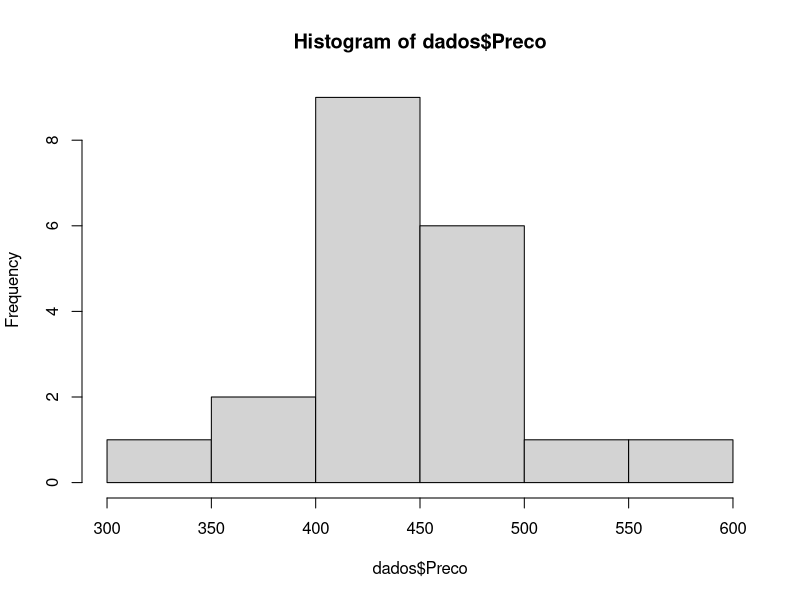
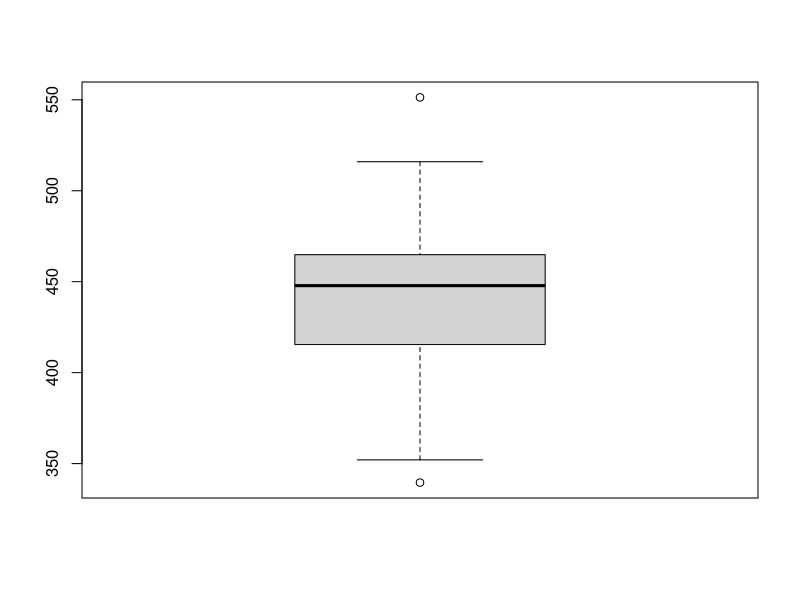
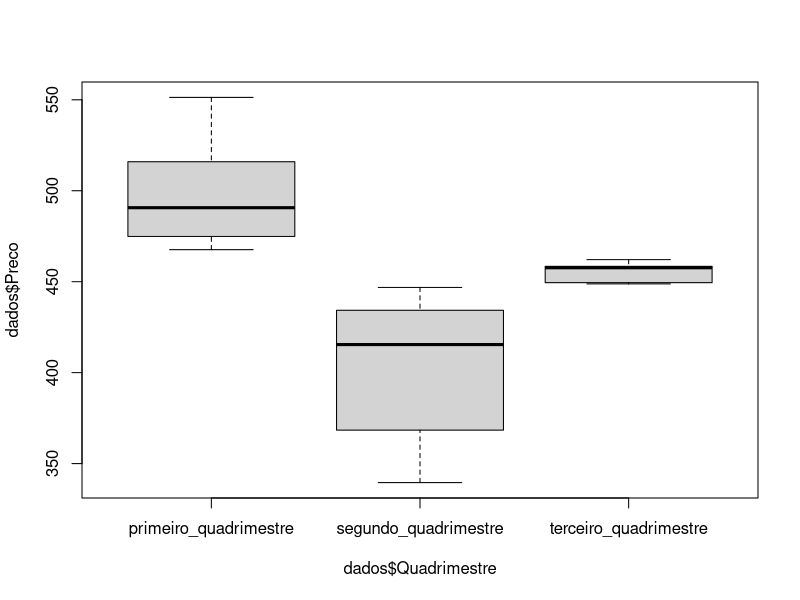
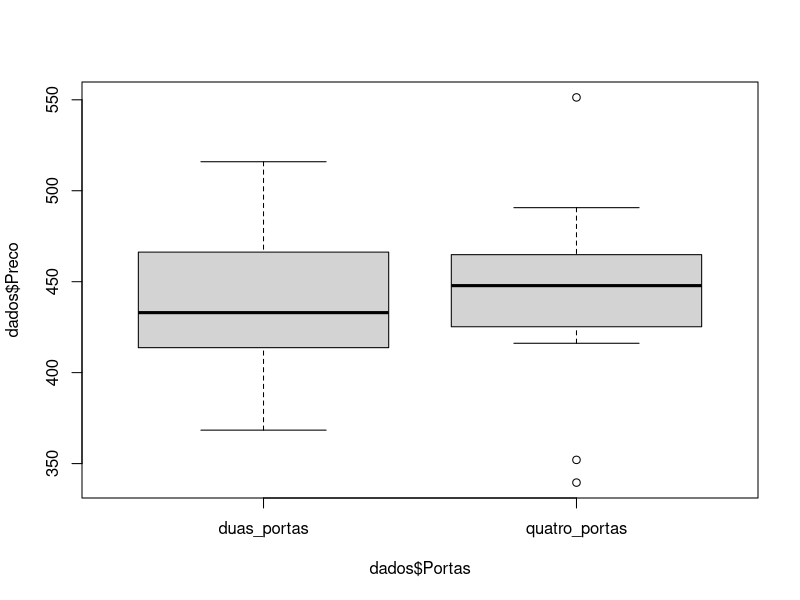

Source code (R) for these figures, in order: (Note: this script raises an error after producing the figures.)
############################################################################################################
###########         Trabalho Pratico - AED         #####################################
#############          IGTI - Professor Mairon Chaves             #################################
############################################################################################################


#Forma o conjunto de dados historico contendo vinte locacoes sorteadas aleatoriamente do banco de dados e a armazena
#em um data frame chamado dados

dados <- data.frame(
  Preco = c(368.384514890573, 446.850186825816, 
            414.72765691978, 434.291090918223, 436.652686535348, 457.65797344255, 
            490.694346597566, 474.881781399868, 458.462395897205, 412.719412673294, 
            448.799032112411, 352.040747235864, 449.461858221104, 416.150953927119, 
            416.499426750268, 551.315803331779, 462.126789471159, 515.957335395508, 
            467.598697162974, 339.548470369391), 
  Portas = c("duas_portas", "quatro_portas", "duas_portas", "quatro_portas", "quatro_portas", 
             "duas_portas", "quatro_portas", "duas_portas", "quatro_portas", 
             "duas_portas", "quatro_portas", "quatro_portas", "duas_portas", 
             "quatro_portas", "duas_portas", "quatro_portas", "quatro_portas", 
             "duas_portas", "quatro_portas", "quatro_portas"),
  Ar_Condicionado = c("sem_ar_condicionado",  "com_ar_condicionado", "com_ar_condicionado", "com_ar_condicionado", 
                      "com_ar_condicionado", "com_ar_condicionado", "com_ar_condicionado", 
                      "com_ar_condicionado", "com_ar_condicionado", "com_ar_condicionado", 
                      "com_ar_condicionado", "sem_ar_condicionado", "com_ar_condicionado", 
                      "com_ar_condicionado", "com_ar_condicionado", "com_ar_condicionado", 
                      "com_ar_condicionado", "com_ar_condicionado", "com_ar_condicionado", 
                      "sem_ar_condicionado"),
  Quadrimestre = c("segundo_quadrimestre","segundo_quadrimestre", "segundo_quadrimestre", "segundo_quadrimestre", 
                   "segundo_quadrimestre", "terceiro_quadrimestre", "primeiro_quadrimestre", 
                   "primeiro_quadrimestre", "terceiro_quadrimestre", "segundo_quadrimestre", 
                   "terceiro_quadrimestre", "segundo_quadrimestre", "terceiro_quadrimestre", 
                   "segundo_quadrimestre", "segundo_quadrimestre", "primeiro_quadrimestre", 
                   "terceiro_quadrimestre", "primeiro_quadrimestre", "primeiro_quadrimestre", 
                   "segundo_quadrimestre"), 
  Idade_Locatario = c(23, 18, 28, 21, 18, 21, 18, 20, 25, 29, 18, 33, 20, 21, 18, 21, 18, 20, 25, 29),
  Quilometragem = c(957.442780544097, 829.533278217768, 923.300215829467, 871.519116905113, 930.704105677958, 554.696695914233, 501.941059782271, 
                    665.435074822519, 568.24079543466, 930.704105677958, 554.696695914233, 
                    829.533278217768, 665.435074822519, 871.519116905113, 930.704105677958, 
                    351.547138218644, 501.941059782271, 447.872006186523, 568.24079543466, 
                    930.704105677958), 
  Dolar = c(4.41147933990862, 5.63014407874318, 
            8.80557934010615, 4.260591319988649, 6.93416279643155, 1.61130694543154, 
            2.57813244655973, 4.66666728709914, 1.6846066723224, 7.33872353619711, 
            4.52300814589177, 2.96689816205009, 9.91448182957733, 8.55577847959413, 
            5.93424935955983, 5.55775429484673, 6.94475470863839, 4.74330294976712, 
            4.723306965757987, 4.7010894862212))

View(dados)

#Explore a variável resposta, que é o Preço, e responda:

#Histograma do preco
hist(dados$Preco)

#Boxplot do preco
boxplot(dados$Preco)

#Estatisticas descritivas do preco
summary(dados$Preco)

#Explore a relação entre as variáveis  Preço e Quadrimestre, e responda:

#Boxplot entre o Preco e Quadrimestre
boxplot(dados$Preco~ dados$Quadrimestre)

#Realiza analise de variancia
anova <- aov(Preco ~ Quadrimestre, data = dados)
summary(anova)

#Explore a relação entre as variáveis Preço e Portas, responda:

boxplot(dados$Preco ~ dados$Portas)

#Test t de Student
t.test(dados$Preco ~ dados$Portas , 
       paired = FALSE, #amostras nao pareadas
       alternative = 'two.sided', #bilateral
       conf.level = 0.95 #95% de confianca
)

#Explore a relação entre as variáveis Preço e Quilometragem, responda:

plot(y = dados$Preco ,
     x = dados$Quilometragem,
     pch = 16)

#Coeficiente de correlacao
cor(dados$Preco, dados$Quilometragem)

#Ajuste regressao linear do Preco em funcao da Quilometragem
regressao_linear <- lm(Preco ~ Quilometragem, data = dados)
summary(regressao_linear)

#Analise descritiva da variavel quilometragem
summary(dados$Quilometragem)

#Coeficiente de variacao
sd(dados$Quilometragem) / mean(dados$Quilometragem)

#Explore a correlacao entre o Dolar e o Preco
plot(y = dados$Preco,
     x = dados$Dolar,
     pch = 16)

cor(dados$Preco, dados$Dolar)

regressao_linear <- lm(Preco ~ Dolar, data = dados)
summary(regressao_linear)




